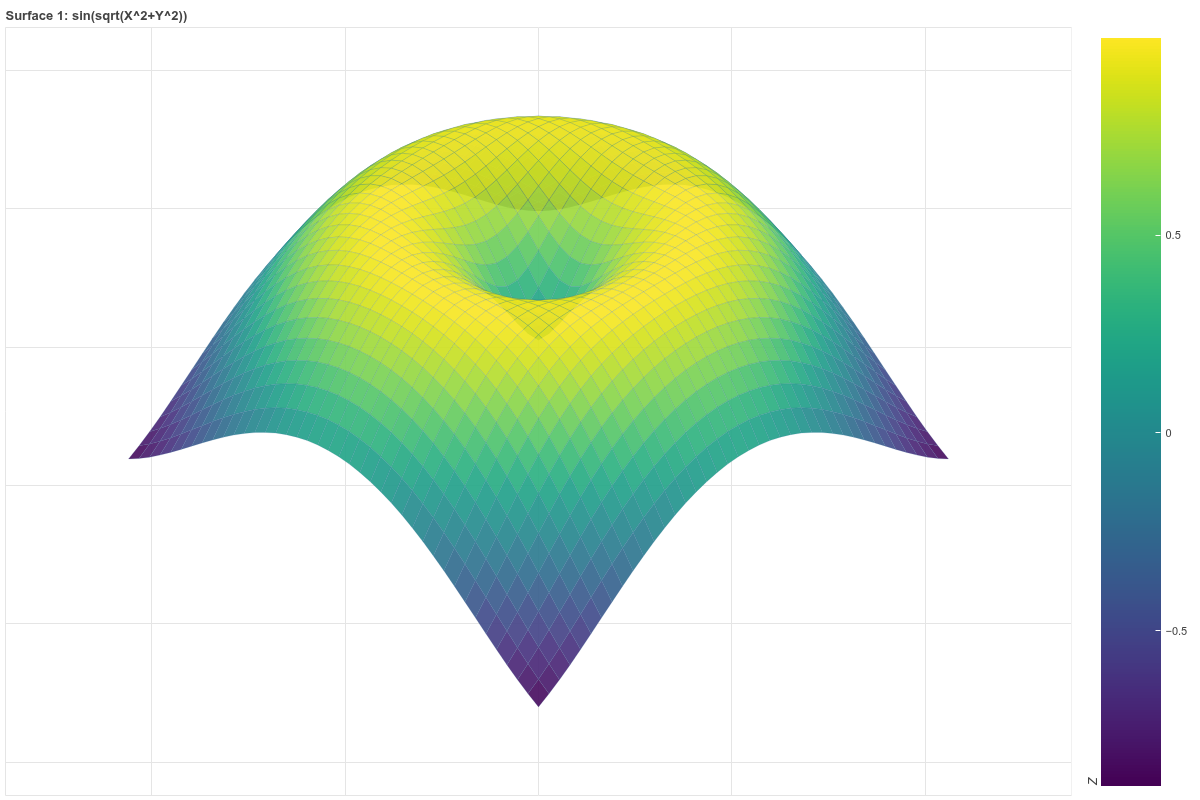

This chart was generated by the following Python code:
from butils import *
from bokeh.palettes import Viridis256

# ============================================================
# EXAMPLES
# ============================================================
best_surfaces = [
    # (lambda X,Y: np.sin(X*2) * np.cos(Y*2), "Smooth Wave Hills"),
    # (lambda X,Y: np.sin(3*np.sqrt(X**2 + Y**2))/np.sqrt(X**2 + Y**2 + 1e-6), "Circular Ripple"),
    # (lambda X,Y: (1 - (X**2 + Y**2)) * np.exp(-(X**2 + Y**2)/2), "Mexican Hat"),
    # (lambda X,Y: np.sin(X)*np.cos(Y), "sin(X)*cos(Y)"),
    (lambda X,Y: np.sin(np.sqrt(X**2 + Y**2)), "sin(sqrt(X^2+Y^2))"),
    # (lambda X,Y: np.exp(-0.1*(X**2+Y**2))*np.sin(X*2)*np.cos(Y*2), "damped sine-cosine"),
    # (lambda X,Y: np.tanh(X)*np.tanh(Y), "tanh(X)*tanh(Y)"),
    # (lambda X,Y: np.sin(X)*np.sin(Y) + np.cos(X*Y), "sin(X)*sin(Y)+cos(X*Y)")
]

for idx, (func, name) in enumerate(best_surfaces, 1):
    plot = plot_surface_bokeh(func, title=f"Surface {idx}: {name}", cmap=Viridis256, output_path=f"surface_best_{idx}.html")
    show(plot)
    save_plot(plot, 'output/surface3d_03')
